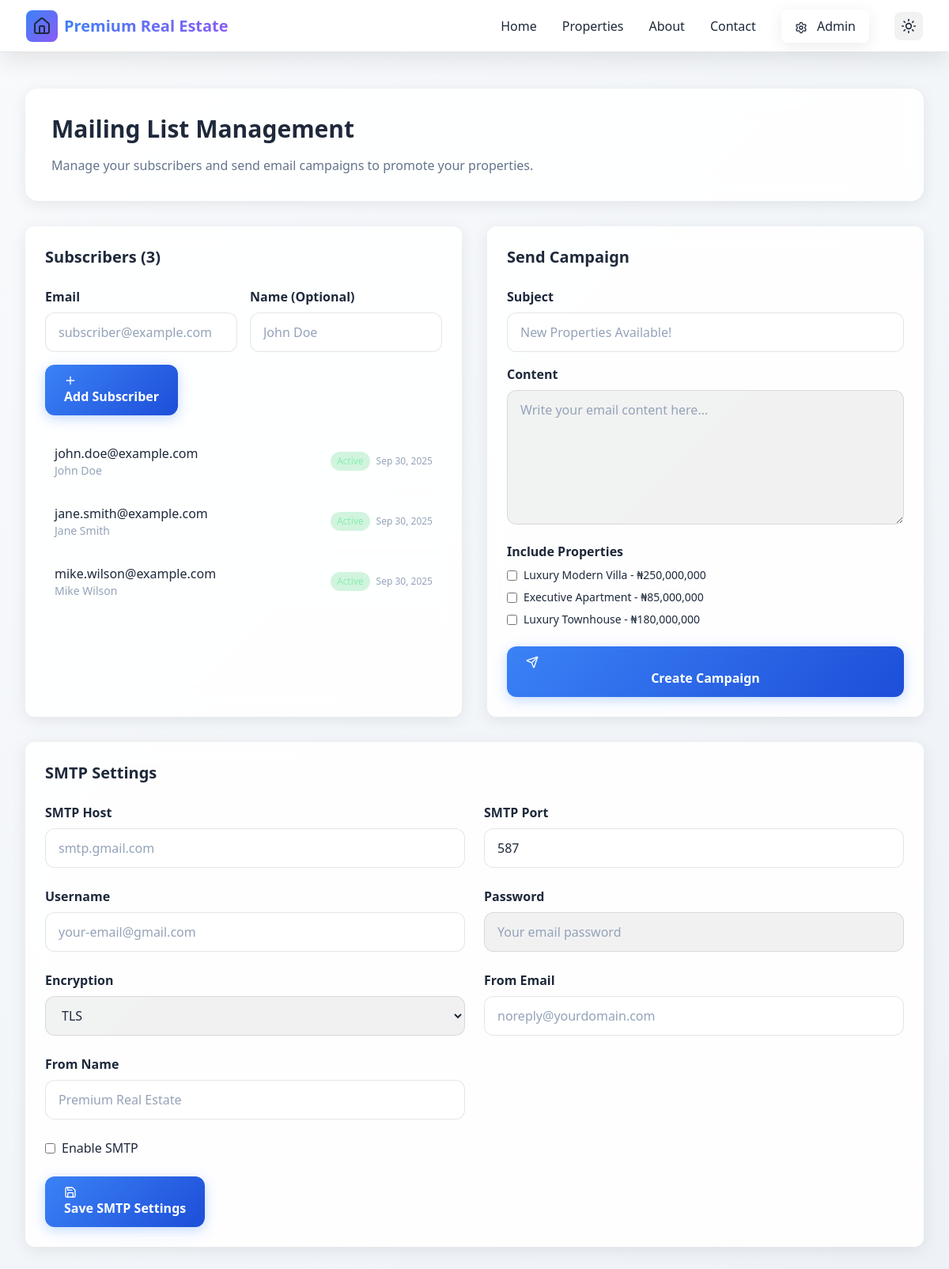
The page /admin/mailing-list.php (signed in) on the database its author committed.
### tables this page shows
CREATE TABLE IF NOT EXISTS subscribers (
    id INT AUTO_INCREMENT PRIMARY KEY,
    email VARCHAR(255) NOT NULL UNIQUE,
    name VARCHAR(255) NULL,
    status ENUM('active', 'unsubscribed', 'bounced') DEFAULT 'active',
    subscribed_at TIMESTAMP DEFAULT CURRENT_TIMESTAMP,
    unsubscribed_at TIMESTAMP NULL,
    created_at TIMESTAMP DEFAULT CURRENT_TIMESTAMP,
    updated_at TIMESTAMP DEFAULT CURRENT_TIMESTAMP ON UPDATE CURRENT_TIMESTAMP
);

CREATE TABLE IF NOT EXISTS properties (
    id INT AUTO_INCREMENT PRIMARY KEY,
    title VARCHAR(255) NOT NULL,
    description TEXT NOT NULL,
    price DECIMAL(15,2) NOT NULL,
    location VARCHAR(255) NOT NULL,
    bedrooms INT NOT NULL,
    bathrooms INT NOT NULL,
    area DECIMAL(10,2) NOT NULL,
    type ENUM('HOUSE', 'APARTMENT', 'VILLA', 'CONDO', 'TOWNHOUSE', 'LAND', 'COMMERCIAL') NOT NULL,
    status ENUM('AVAILABLE', 'SOLD', 'RENTED', 'PENDING') DEFAULT 'AVAILABLE',
    images JSON,
    features JSON,
    video_url VARCHAR(500) NULL,
    created_at TIMESTAMP DEFAULT CURRENT_TIMESTAMP,
    updated_at TIMESTAMP DEFAULT CURRENT_TIMESTAMP ON UPDATE CURRENT_TIMESTAMP
);

### admin/mailing-list.php (the view, shortened to what this page needs)
<?php
include '../includes/header.php';
$database = new Database();
$db = $database->getConnection();
$stmt = $db->query("SELECT * FROM subscribers ORDER BY created_at DESC");
$subscribers = $stmt->fetchAll(PDO::FETCH_ASSOC);
$stmt = $db->query("SELECT id, title, price, location FROM properties WHERE status = 'AVAILABLE' ORDER BY created_at DESC");
$properties = $stmt->fetchAll(PDO::FETCH_ASSOC);
$stmt = $db->query("SELECT setting_key, setting_value FROM smtp_settings");
$smtp_settings = [];
while ($row = $stmt->fetch(PDO::FETCH_ASSOC)) {
    $smtp_settings[$row['setting_key']] = $row['setting_value'];
}
?>
<div class="min-h-screen bg-gradient-to-br from-slate-900 via-purple-900 to-slate-900 pt-20">
    <div class="max-w-7xl mx-auto px-4 sm:px-6 lg:px-8 py-8">
        <div class="glass-card p-8 rounded-2xl mb-8">
            <h1 class="text-3xl font-bold text-white mb-4">Mailing List Management</h1>
            <p class="text-gray-300">Manage your subscribers and send email campaigns to promote your properties.</p>
        </div>
        <div class="grid grid-cols-1 lg:grid-cols-2 gap-8">
            <div class="glass-card p-6 rounded-xl">
                <h2 class="text-xl font-bold text-white mb-6">Subscribers (<?php echo count($subscribers); ?>)</h2>
                <form method="POST" class="mb-6">
                    <div class="grid grid-cols-1 md:grid-cols-2 gap-4 mb-4">
                        <div>
                            <label class="block text-white font-semibold mb-2">Email</label>
                            <input type="email" name="email" required class="w-full px-4 py-3 bg-white/10 border border-white/20 rounded-xl text-white placeholder-gray-400 focus:outline-none focus:ring-2 focus:ring-blue-500" placeholder="subscriber@example.com">
                        </div>
                        <div>
                            <label class="block text-white font-semibold mb-2">Name (Optional)</label>
                            <input type="text" name="name" class="w-full px-4 py-3 bg-white/10 border border-white/20 rounded-xl text-white placeholder-gray-400 focus:outline-none focus:ring-2 focus:ring-blue-500" placeholder="John Doe">
                        </div>
                    </div>
                    <button type="submit" class="btn-primary">
                        <i data-lucide="plus" class="w-4 h-4 mr-2"></i>
                        Add Subscriber
                    </button>
                </form>
                <div class="max-h-96 overflow-y-auto">
                    <div class="space-y-2">
                        <?php foreach ($subscribers as $subscriber): ?>
                        <div class="flex items-center justify-between p-3 bg-white/5 rounded-lg">
                            <div>
                                <p class="text-white font-medium"><?php echo htmlspecialchars($subscriber['email']); ?></p>
                                <?php if ($subscriber['name']): ?>
                                <p class="text-gray-400 text-sm"><?php echo htmlspecialchars($subscriber['name']); ?></p>
                                <?php endif; ?>
                            </div>
                            <div class="flex items-center space-x-2">
                                <span class="px-2 py-1 text-xs rounded-full <?php echo $subscriber['status'] === 'active' ? 'bg-green-500/20 text-green-300' : 'bg-red-500/20 text-red-300'; ?>">
                                    <?php echo ucfirst($subscriber['status']); ?>
                                </span>
                                <span class="text-gray-400 text-xs">
                                    <?php echo date('M j, Y', strtotime($subscriber['subscribed_at'])); ?>
                                </span>
                            </div>
                        </div>
                        <?php endforeach; ?>
                    </div>
                </div>
            </div>
            <div class="glass-card p-6 rounded-xl">
                <h2 class="text-xl font-bold text-white mb-6">Send Campaign</h2>
                <form method="POST">
                    <div class="mb-4">
                        <label class="block text-white font-semibold mb-2">Subject</label>
                        <input type="text" name="subject" required class="w-full px-4 py-3 bg-white/10 border border-white/20 rounded-xl text-white placeholder-gray-400 focus:outline-none focus:ring-2 focus:ring-blue-500" placeholder="New Properties Available!">
                    </div>
                    <div class="mb-4">
                        <label class="block text-white font-semibold mb-2">Content</label>
                        <textarea name="content" rows="6" required class="w-full px-4 py-3 bg-white/10 border border-white/20 rounded-xl text-white placeholder-gray-400 focus:outline-none focus:ring-2 focus:ring-blue-500" placeholder="Write your email content here..."></textarea>
                    </div>
                    <div class="mb-6">
                        <label class="block text-white font-semibold mb-2">Include Properties</label>
                        <div class="max-h-32 overflow-y-auto space-y-2">
                            <?php foreach ($properties as $property): ?>
                            <label class="flex items-center space-x-2 text-white">
                                <input type="checkbox" name="property_ids[]" value="<?php echo $property['id']; ?>" class="rounded">
                                <span class="text-sm"><?php echo htmlspecialchars($property['title']); ?> - ₦<?php echo number_format($property['price']); ?></span>
                            </label>
                            <?php endforeach; ?>
                        </div>
                    </div>
                    <button type="submit" class="btn-primary w-full">
                        <i data-lucide="send" class="w-4 h-4 mr-2"></i>
                        Create Campaign
                    </button>
                </form>
            </div>
        </div>
        <div class="glass-card p-6 rounded-xl mt-8">
            <h2 class="text-xl font-bold text-white mb-6">SMTP Settings</h2>
            <form method="POST">
                <div class="grid grid-cols-1 md:grid-cols-2 gap-6">
                    <div>
                        <label class="block text-white font-semibold mb-2">SMTP Host</label>
                        <input type="text" name="smtp_host" value="<?php echo htmlspecialchars($smtp_settings['smtp_host'] ?? ''); ?>" class="w-full px-4 py-3 bg-white/10 border border-white/20 rounded-xl text-white placeholder-gray-400 focus:outline-none focus:ring-2 focus:ring-blue-500" placeholder="smtp.gmail.com">
                    </div>
                    <div>
                        <label class="block text-white font-semibold mb-2">SMTP Port</label>
                        <input type="number" name="smtp_port" value="<?php echo htmlspecialchars($smtp_settings['smtp_port'] ?? '587'); ?>" class="w-full px-4 py-3 bg-white/10 border border-white/20 rounded-xl text-white placeholder-gray-400 focus:outline-none focus:ring-2 focus:ring-blue-500" placeholder="587">
                    </div>
                    <div>
                        <label class="block text-white font-semibold mb-2">Username</label>
                        <input type="text" name="smtp_username" value="<?php echo htmlspecialchars($smtp_settings['smtp_username'] ?? ''); ?>" class="w-full px-4 py-3 bg-white/10 border border-white/20 rounded-xl text-white placeholder-gray-400 focus:outline-none focus:ring-2 focus:ring-blue-500" placeholder="your-email@gmail.com">
                    </div>
                    <div>
                        <label class="block text-white font-semibold mb-2">Password</label>
                        <input type="password" name="smtp_password" value="<?php echo htmlspecialchars($smtp_settings['smtp_password'] ?? ''); ?>" class="w-full px-4 py-3 bg-white/10 border border-white/20 rounded-xl text-white placeholder-gray-400 focus:outline-none focus:ring-2 focus:ring-blue-500" placeholder="Your email password">
                    </div>
                    <div>
                        <label class="block text-white font-semibold mb-2">Encryption</label>
                        <select name="smtp_encryption" class="w-full px-4 py-3 bg-white/10 border border-white/20 rounded-xl text-white focus:outline-none focus:ring-2 focus:ring-blue-500">
                            <option value="tls" <?php echo ($smtp_settings['smtp_encryption'] ?? 'tls') === 'tls' ? 'selected' : ''; ?>>TLS</option>
                        </select>
                    </div>
                    <div>
                        <label class="block text-white font-semibold mb-2">From Email</label>
                        <input type="email" name="smtp_from_email" value="<?php echo htmlspecialchars($smtp_settings['smtp_from_email'] ?? ''); ?>" class="w-full px-4 py-3 bg-white/10 border border-white/20 rounded-xl text-white placeholder-gray-400 focus:outline-none focus:ring-2 focus:ring-blue-500" placeholder="noreply@yourdomain.com">
                    </div>
                    <div>
                        <label class="block text-white font-semibold mb-2">From Name</label>
                        <input type="text" name="smtp_from_name" value="<?php echo htmlspecialchars($smtp_settings['smtp_from_name'] ?? ''); ?>" class="w-full px-4 py-3 bg-white/10 border border-white/20 rounded-xl text-white placeholder-gray-400 focus:outline-none focus:ring-2 focus:ring-blue-500" placeholder="Premium Real Estate">
                    </div>
                    <div class="md:col-span-2">
                        <label class="flex items-center space-x-2 text-white">
                            <input type="checkbox" name="smtp_enabled" <?php echo ($smtp_settings['smtp_enabled'] ?? '0') === '1' ? 'checked' : ''; ?> class="rounded">
                            <span>Enable SMTP</span>
                        </label>
                    </div>
                </div>
                <button type="submit" class="btn-primary mt-6">
                    <i data-lucide="save" class="w-4 h-4 mr-2"></i>
                    Save SMTP Settings
                </button>
            </form>
        </div>
    </div>
</div>
<?php include '../includes/footer.php'; ?>

### includes/header.php (style rules this page uses)
.light { background: linear-gradient(135deg, #f8fafc 0%, #e2e8f0 100%); }
.light .glass-card { background: rgba(255, 255, 255, 0.9); backdrop-filter: blur(15px); border: 1px solid rgba(255, 255, 255, 0.2); box-shadow: 0 4px 20px 0 rgba(0, 0, 0, 0.08); }
.light .text-white { color: #1e293b !important; }
.light .text-gray-300 { color: #64748b !important; }
.light .text-gray-400 { color: #94a3b8 !important; }
.light .btn-primary { background: linear-gradient(135deg, #3b82f6, #1d4ed8); color: white; border: none; }
.light .border-white\/20 { border-color: rgba(0, 0, 0, 0.1) !important; }
.light .placeholder-gray-400::placeholder { color: #94a3b8 !important; }
.light .bg-white\/10 { background-color: rgba(0, 0, 0, 0.05) !important; }
.light .bg-gradient-to-br { background: linear-gradient(135deg, #f8fafc 0%, #e2e8f0 100%) !important; }
.light .from-slate-900 { --tw-gradient-from: #f8fafc !important; }
.light .via-purple-900 { --tw-gradient-via: #e2e8f0 !important; }
.light .to-slate-900 { --tw-gradient-to: #f8fafc !important; }
.light input[type="text"], .light input[type="email"], .light input[type="tel"], .light input[type="url"], .light input[type="number"], .light textarea, .light select { background-color: rgba(255, 255, 255, 0.9) !important; border-color: rgba(0, 0, 0, 0.1) !important; color: #1e293b !important; }
.light input::placeholder, .light textarea::placeholder { color: #94a3b8 !important; }
.glass-card { background: rgba(255, 255, 255, 0.05); backdrop-filter: blur(5px); border: 1px solid rgba(255, 255, 255, 0.1); box-shadow: 0 4px 16px 0 rgba(31, 38, 135, 0.37); }
.btn-primary { background: linear-gradient(to right, #3b82f6, #8b5cf6); color: white; font-weight: 600; padding: 12px 24px; border-radius: 12px; box-shadow: 0 4px 16px 0 rgba(59, 130, 246, 0.3); transition: all 0.3s ease; transform: scale(1); }
body { background: linear-gradient(135deg, #0f172a 0%, #7c3aed 50%, #0f172a 100%); background-attachment: fixed; }

### rows shown on the page
subscribers: email "john.doe@example.com", name "John Doe", status "Active", subscribed_at "Sep 30, 2025"
subscribers: email "jane.smith@example.com", name "Jane Smith", status "Active", subscribed_at "Sep 30, 2025"
subscribers: email "mike.wilson@example.com", name "Mike Wilson", status "Active", subscribed_at "Sep 30, 2025"
properties: title "Luxury Modern Villa", price "250,000,000"
properties: title "Executive Apartment", price "85,000,000"
properties: title "Luxury Townhouse", price "180,000,000"

### other values the page prints
$site_settings['site_name'] "Premium Real Estate"
count($subscribers) "3"
